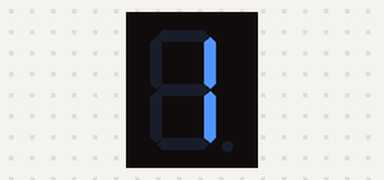
A sketch run on a simulated Arduino Uno, built with avr-gcc and run on an emulated ATmega328P. Shown: 1-digit seven-segment display. Wiring (inferred from the names in the program): 1-digit 7-segment display, segments lit when HIGH: segments pin 7, pin 8, pin 9, pin 10, pin 11, pin 12, pin 13. The segment pins are drawn as the display they are named for.

Above: at 0.1 s.
At 1.1 s:
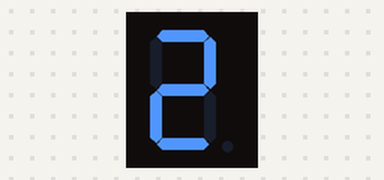
At 2.1 s:
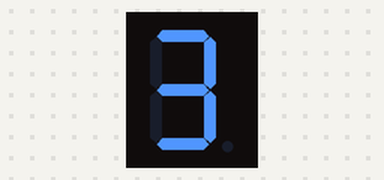
At 3.1 s:
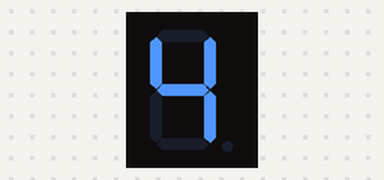
At 4.1 s:
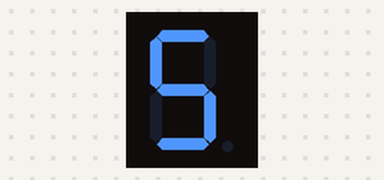

Measured:
- by itself, everything shown: repeats every 5.0 s, in 5 steps
- what the display in image 1 shows lasts 1.0 s, from 1.0 s to 2.0 s

The sketch:

7_segment.ino
```cpp
int a=7;
int b= 8;
int  c= 9;
int d= 10;
int e= 11;
int f= 12;
int g =13;
void setup() {
  // put your setup code here, to run once:
  pinMode(a,OUTPUT);
    pinMode(b,OUTPUT);
  pinMode(c,OUTPUT);
  pinMode(d,OUTPUT);
  pinMode(e,OUTPUT);
  pinMode(f,OUTPUT);
  pinMode(g,OUTPUT);


}

void loop() {
  // put your main code here, to run repeatedly:
  //1
  digitalWrite(b,HIGH);
  digitalWrite(c,HIGH);
  digitalWrite(a,LOW);
    digitalWrite(d,LOW);
      digitalWrite(e,LOW);
        digitalWrite(f,LOW);
          digitalWrite(g,LOW);

  delay(1000);

  //2
     digitalWrite(a,HIGH);
  digitalWrite(g,HIGH);
     digitalWrite(b,HIGH);
    digitalWrite(e,HIGH);
    digitalWrite(d,HIGH);
    digitalWrite(c,LOW);
    digitalWrite(f,LOW);


    delay(1000);

  //3
    digitalWrite(a,HIGH);
    digitalWrite(b,HIGH);
    digitalWrite(g,HIGH);
    digitalWrite(c,HIGH);
    digitalWrite(d,HIGH);
    digitalWrite(e,LOW);
        digitalWrite(f,LOW);

    delay(1000);


  //4
    digitalWrite(f,HIGH);
    digitalWrite(g,HIGH);
    digitalWrite(b,HIGH);
    digitalWrite(c,HIGH);
    digitalWrite(e,LOW);
        digitalWrite(a,LOW);
            digitalWrite(d,LOW);


    delay(1000);

  //5
    digitalWrite(a,HIGH);
    digitalWrite(f,HIGH);
    digitalWrite(g,HIGH);
    digitalWrite(c,HIGH);
    digitalWrite(d,HIGH);
       digitalWrite(b,LOW);
           digitalWrite(e,LOW);


    delay(1000);

  }
```
